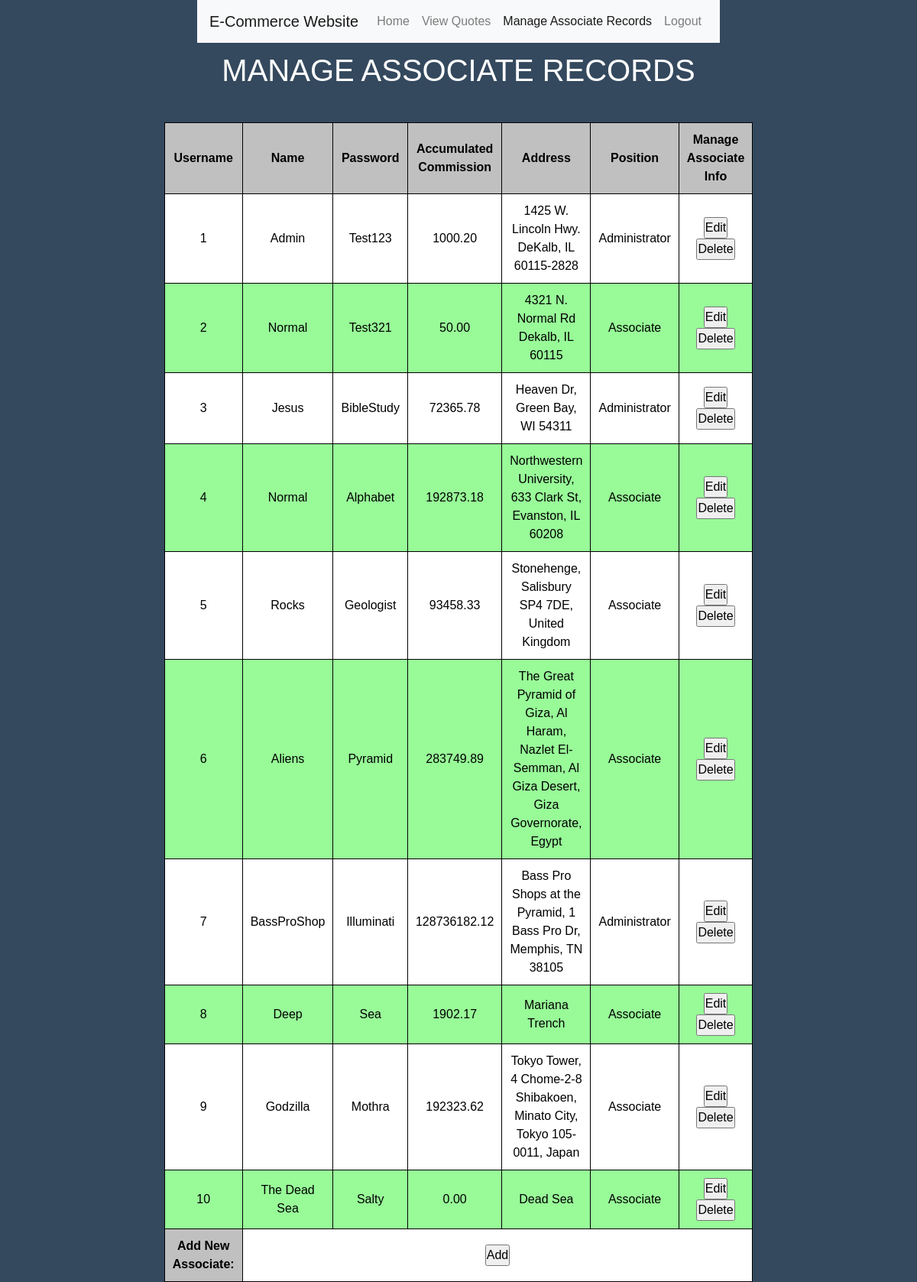
Page /manage.php (signed in) on the committed database.
### tables this page shows
create table Associate(
    User_Id  INT             NOT NULL PRIMARY KEY AUTO_INCREMENT,
    Name     CHAR(50)        NOT NULL,
    Password VARCHAR(50)     NOT NULL,
    Accu_Com DECIMAL(15,2)   NOT NULL,
    Address  VARCHAR(100)    NOT NULL,
    Admin    BOOLEAN         NOT NULL
);

### manage.php (the view, shortened to what this page needs)
<?php
    require_once("secrets.php");
?>
<!DOCTYPE html>
<html>
<head>
<link rel="stylesheet" href="https://stackpath.bootstrapcdn.com/bootstrap/4.3.1/css/bootstrap.min.css">
<link rel="stylesheet" href="manage.css">
</head>
<body>
    <nav class="navbar navbar-expand-lg navbar-light bg-light">
    <a class="navbar-brand" href="#">E-Commerce Website</a>
    <div class="collapse navbar-collapse" id="navbarNav">
        <ul class="navbar-nav">
        <li class="nav-item ">
            <a class="nav-link" href="home.php">Home <span class="sr-only">(current)</span></a>
        </li>
        <li class="nav-item">
            <a class="nav-link" href="views.php">View Quotes</a>
        </li>
        <li class="nav-item active">
            <a class="nav-link" href="manage.php">Manage Associate Records</a>
        </li>
        <li class="nav-item">
            <a class="nav-link" href="logout.php">Logout</a>
        </li>
        </ul>
    </div>
    </nav>
    <h1>MANAGE ASSOCIATE RECORDS</h1>
    <br>
</body>
<?php
  $getAssociateInfo = "select * from Associate;";
  $result = $pdo->query($getAssociateInfo);
?>
<div class = "associateList">
  <table>
    <tr align: left;>
      <th>Username</th>
      <th>Name</th>
      <th>Password</th>
      <th>Accumulated Commission</th>
      <th>Address</th>
      <th>Position</th>
      <th>Manage Associate Info</th>
    </tr>
  <?php while ($info = $result->fetch()):?>
    <tr>
      <td><?php echo $info['User_Id'];?></td>
      <td><?php echo $info['Name'];?></td>
      <td><?php echo $info['Password'];?></td>
      <td><?php echo $info['Accu_Com'];?></td>
      <td><?php echo $info['Address'];?></td>
      <td><?php if ($info['Admin'] == 1) {echo "Administrator";} else {echo "Associate";}?></td>
      <td>
        <form id="edit" action=edit.php method="POST">
            <input type="submit" value="Edit"/>
        </form>
        <form id="delete" action=processChange.php method="POST">
            <input type="submit" value="Delete" onClick='return confirmSubmit()'/>
        </form>
      </td>
    </tr>
  <?php endwhile;?>
  <tr>
    <th>Add New Associate:</th>
    <td colspan = "6" align = "right">
      <form id="add" action=edit.php method="POST">
          <input type="submit" value="Add" id = "button"/>
      </form>
    </td>
  </tr>
  </table>
</div>
</html>

### manage.css (style rules this page uses)
* { margin:0; padding: 0; font-family: sans-serif; box-sizing: border-box; }
body { height: 50vh; display: grid; place-items: center; background: #34495e; }
table { width: 600px; }
table, td, th { padding: 10px; border: 1px solid black; border-collapse: collapse; text-align: center; }
td { font-size: 16px; }
th { background-color:silver; color:black; }
tr:nth-child(odd) { background-color:palegreen; color:black; }
tr:nth-child(even) { background-color:white; color:black; }
h1 { color:white; text-transform: uppercase; font-weight: 500; padding:12px; }

### rows in the picture
associate: User_Id "1", Name "Admin", Password "Test123", Accu_Com "1000.20", Address "1425 W. Lincoln Hwy. DeKalb, IL 60115-2828", Admin "Administrator"
associate: User_Id "2", Name "Normal", Password "Test321", Accu_Com "50.00", Address "4321 N. Normal Rd Dekalb, IL 60115", Admin "Associate"
associate: User_Id "3", Name "Jesus", Password "BibleStudy", Accu_Com "72365.78", Address "Heaven Dr, Green Bay, WI 54311", Admin "Administrator"
associate: User_Id "4", Name "Normal", Password "Alphabet", Accu_Com "192873.18", Address "Northwestern University, 633 Clark St, Evanston, IL 60208", Admin "Associate"
associate: User_Id "5", Name "Rocks", Password "Geologist", Accu_Com "93458.33", Address "Stonehenge, Salisbury SP4 7DE, United Kingdom", Admin "Associate"
associate: User_Id "6", Name "Aliens", Password "Pyramid", Accu_Com "283749.89", Address "The Great Pyramid of Giza, Al Haram, Nazlet El-Semman, Al Giza Desert, Giza Governorate, Egypt", Admin "Associate"
associate: User_Id "7", Name "BassProShop", Password "Illuminati", Accu_Com "128736182.12", Address "Bass Pro Shops at the Pyramid, 1 Bass Pro Dr, Memphis, TN 38105", Admin "Administrator"
associate: User_Id "8", Name "Deep", Password "Sea", Accu_Com "1902.17", Address "Mariana Trench", Admin "Associate"
associate: User_Id "9", Name "Godzilla", Password "Mothra", Accu_Com "192323.62", Address "Tokyo Tower, 4 Chome-2-8 Shibakoen, Minato City, Tokyo 105-0011, Japan", Admin "Associate"
associate: User_Id "10", Name "The Dead Sea", Password "Salty", Accu_Com "0.00", Address "Dead Sea", Admin "Associate"
